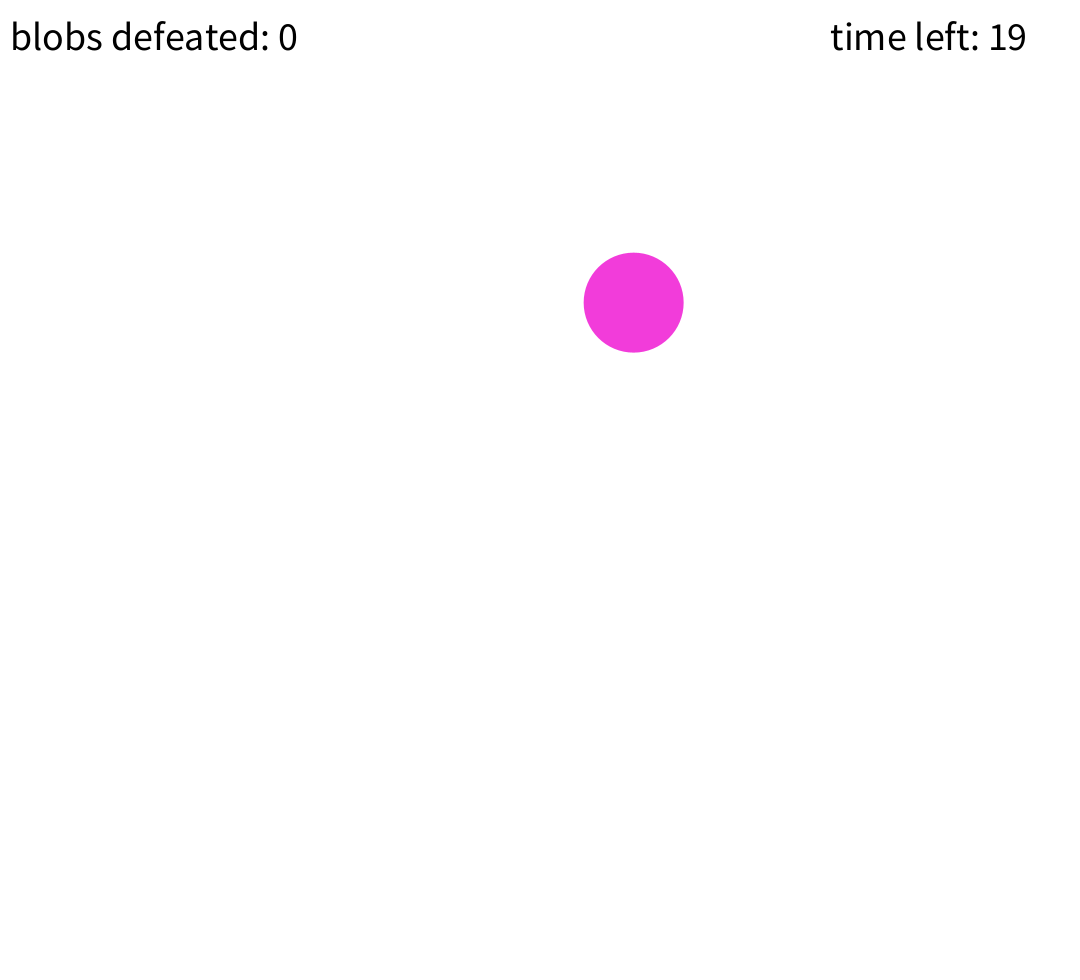
Frame 1 (no input)
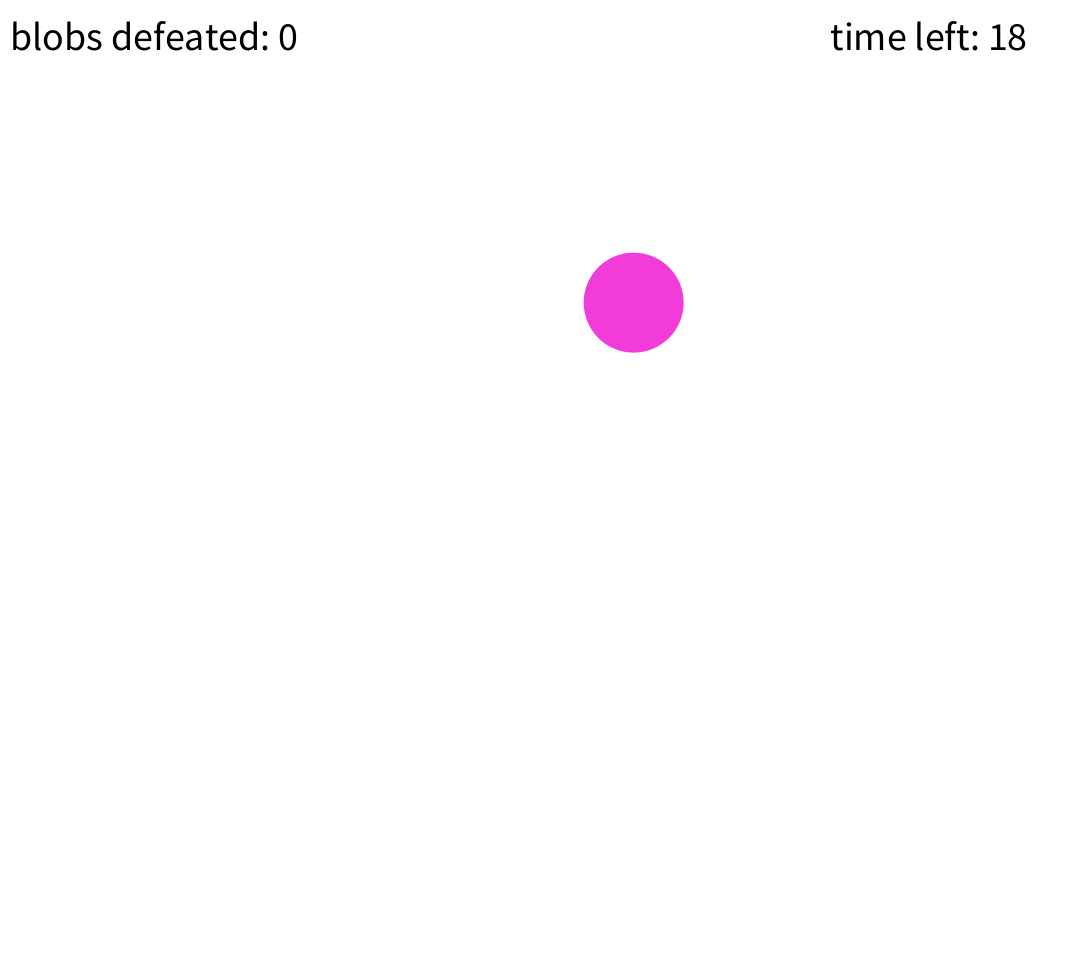
Frame 60 (the mouse pressed at the canvas centre just before this capture)
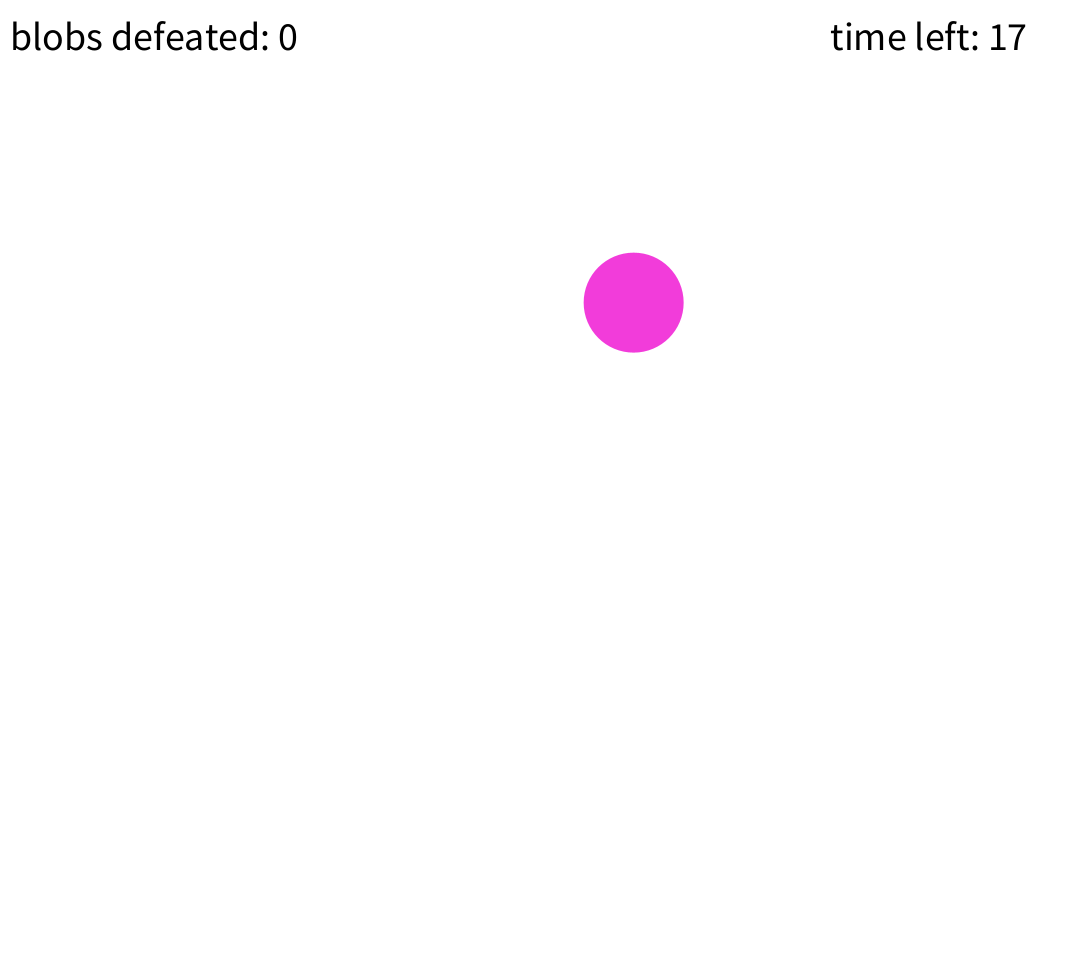
Frame 120 (the mouse held since frame 60 and released just before this capture)

The Processing sketch that drew these frames (run headless with seeded random() and noise(); from frame 60 on, the mouse is pressed at the canvas centre):

// Processing sketch: interactionAssignment
// ── interactionAssignment.pde
//Ali DeCesare
//Interaction Assignment

float randomX, randomY;
float randomRed, randomGreen, randomBlue;
int counter;
int totalTime, timeLeft, startTime;

void setup() {
  size(1080, 980);
  randomX = random(0, width - 100);
  randomY = random(100, height - 100);
  
  randomRed = int(random(0, 255));
  randomGreen = int(random(0, 255));
  randomBlue = int(random(0, 255));
  
  counter = 0;
  
  totalTime = 20;
  timeLeft = 20;
  startTime = millis();
}

void draw() {
  background(255);
  
  fill(randomRed, randomGreen, randomBlue);
  noStroke();
  circle(randomX, randomY, 100);
  
  fill(0);
  textSize(40);
  text("blobs defeated: " + counter, 10, 50);
  
  if (timeLeft > 0) {
    timeLeft = totalTime - (millis() - startTime)/1000;
    text("time left: " + timeLeft, width - 250, 50);
  }
  else if (timeLeft <= 0) {
    fill(0);
    rect(0, 0, width, height);
    
    fill(255);
    text("game over", 450, height/2);
    text("blobs defeated: " + counter, 380, (height/2) + 50);
    
  }
  
}

void mousePressed() {
  if (mouseX > randomX - 50 && mouseX < randomX + 50 && mouseY > randomY - 50 && mouseY < randomY + 50) {
    randomX = random(0, width);
    randomY = random(0, height);
    counter = counter + 1;
    
    randomRed = int(random(0, 255));
    randomGreen = int(random(0, 255));
    randomBlue = int(random(0, 255));
    
    fill(randomRed, randomGreen, randomBlue);
  }
}
